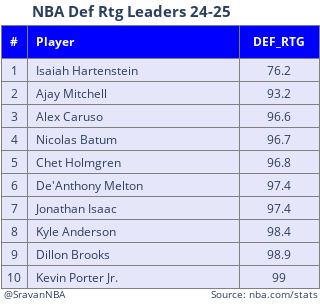

Here is the notebook cell this chart was saved with:
### Markdown cell above
## Defensive Rating

### Code cell
rank_plot(df, "DEF_RTG", asc=1, title="NBA Def Rtg Leaders 24-25")

### Figure 1 — Plotly figure (JSON) as saved in the notebook; plotly's stock layout.template omitted (floating-point values rounded to 4 significant figures)
{"data": [{"cells": {"align": ["center", "left", "center"], "fill": {"color": "lavender"}, "height": 23, "line": {"color": "grey"}, "values": [[1, 2, 3, 4, 5, 6, 7, 8, 9, 10], ["Isaiah Hartenstein", "Ajay Mitchell", "Alex Caruso", "Nicolas Batum", "Chet Holmgren", "De'Anthony Melton", "Jonathan Isaac", "Kyle Anderson", "Dillon Brooks", "Kevin Porter Jr."], [76.2, 93.2, 96.6, 96.7, 96.8, 97.4, 97.4, 98.4, 98.9, 99]]}, "columnwidth": [5, 40, 15], "header": {"align": ["center", "left", "center"], "fill": {"color": "blue"}, "font": {"color": "snow", "size": 12}, "line": {"color": "grey"}, "values": ["<b>#<b>", "<b>Player<b>", "<b>DEF_RTG<b>"]}, "type": "table"}], "layout": {"annotations": [{"font": {"size": 10}, "showarrow": false, "text": "@SravanNBA", "x": 0, "xshift": 1, "y": 0, "yshift": 1}, {"font": {"size": 10}, "showarrow": false, "text": "Source: nba.com/stats", "x": 1, "xshift": 1, "y": 0, "yshift": 1}], "height": 305, "margin": {"b": 1, "l": 1, "r": 1, "t": 25}, "title": {"font": {"size": 15}, "text": "<b>NBA Def Rtg Leaders 24-25<b>", "x": 0.1, "y": 0.98}, "width": 265}}
